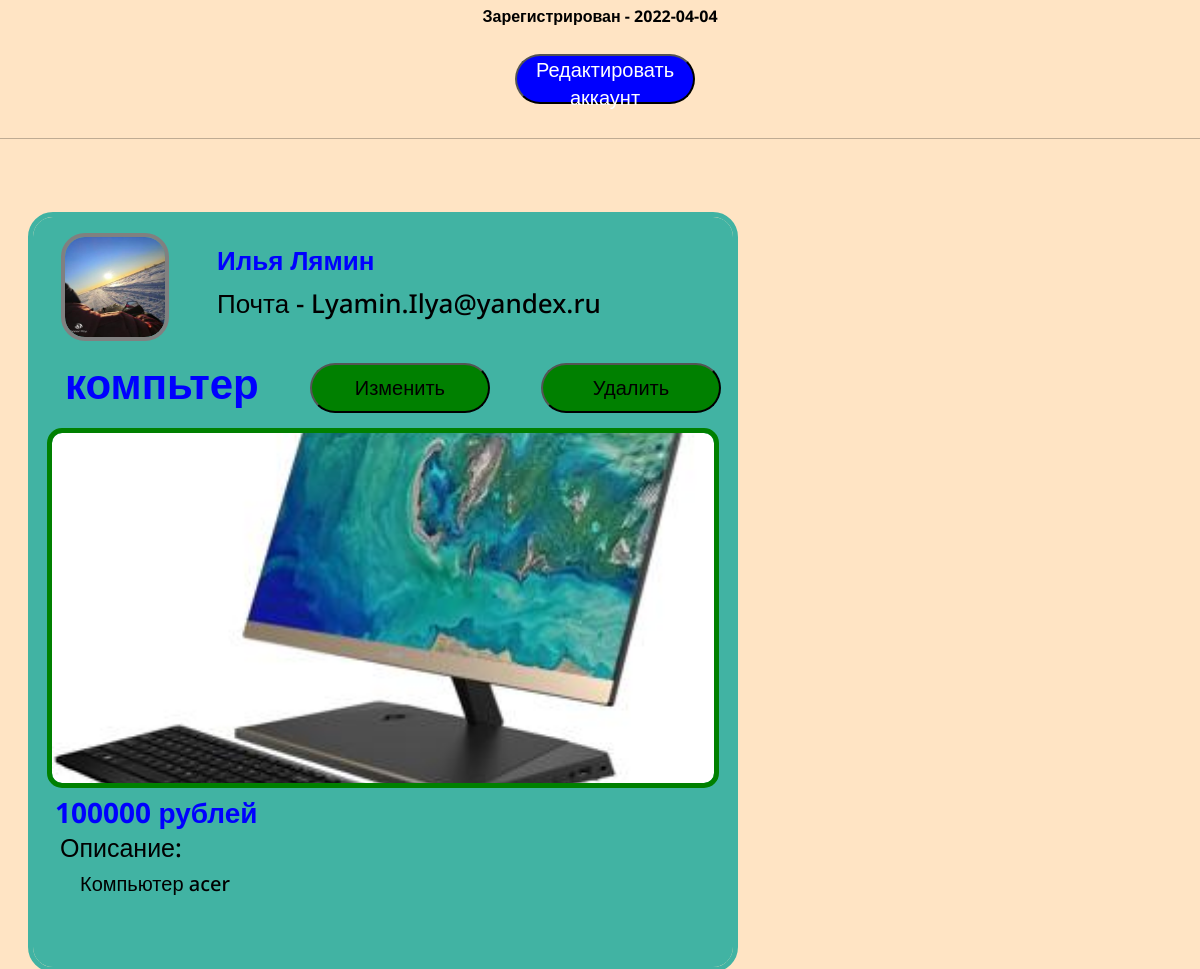
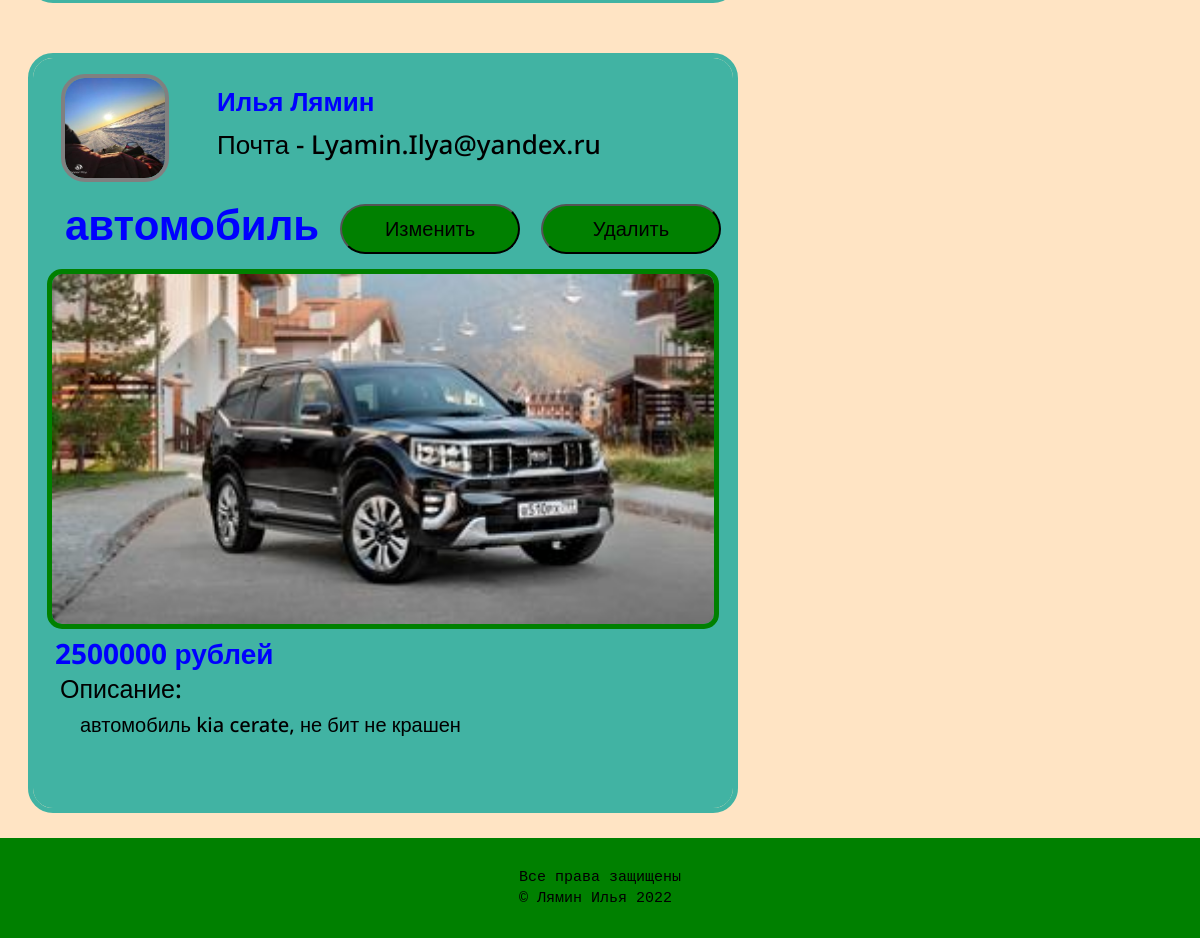
Before: /account (signed in, lower part) with the older database file (2 pictures, top to bottom).
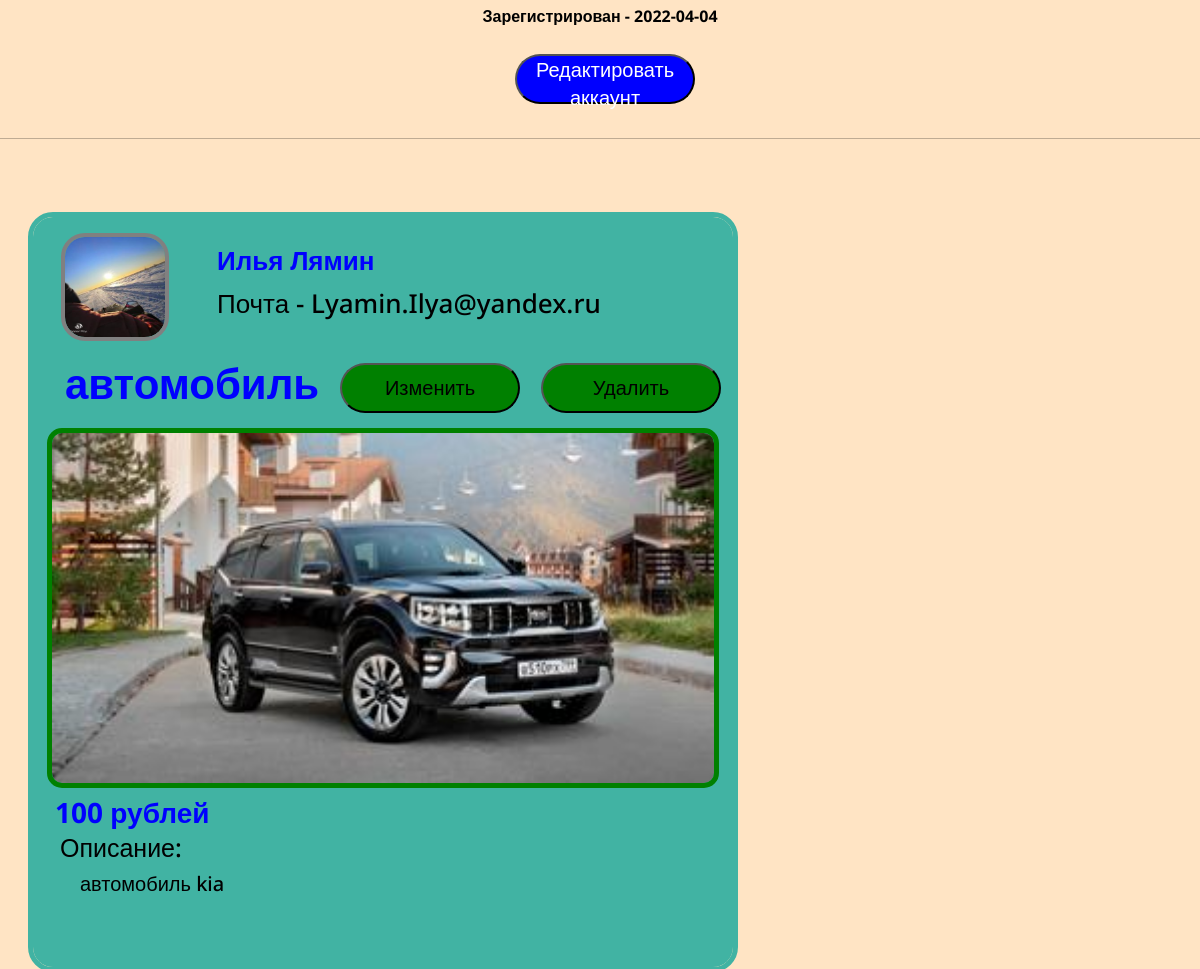
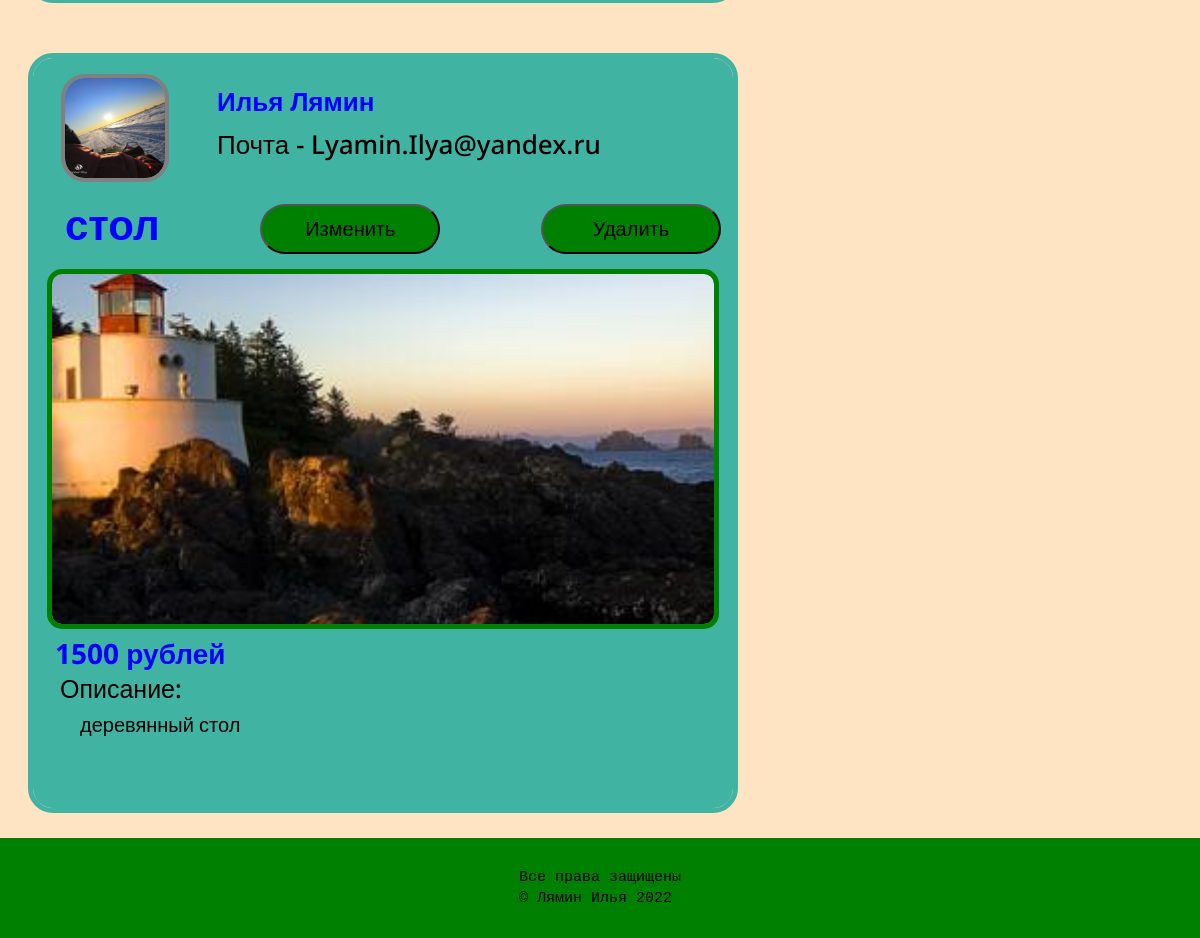
After: the same page with the newer database file (2 pictures, top to bottom).
### data/products.py (models this page shows)
class Products(SqlAlchemyBase, UserMixin, SerializerMixin):
    __tablename__ = 'products'
    id = sqlalchemy.Column(sqlalchemy.Integer, primary_key=True, autoincrement=True)
    user_id = sqlalchemy.Column(sqlalchemy.Integer, sqlalchemy.ForeignKey('users.id'))
    product = sqlalchemy.Column(sqlalchemy.String, default='без названия')
    price = sqlalchemy.Column(sqlalchemy.Integer)
    photo = sqlalchemy.Column(sqlalchemy.String, default='default.jpg')
    about = sqlalchemy.Column(sqlalchemy.Text, default='Без описания')
    author = orm.relation('User')

### data/users.py (models this page shows)
class User(SqlAlchemyBase, UserMixin, SerializerMixin):
    __tablename__ = 'users'
    id = sqlalchemy.Column(sqlalchemy.Integer, primary_key=True, autoincrement=True)
    surname = sqlalchemy.Column(sqlalchemy.String, name='surname')
    name = sqlalchemy.Column(sqlalchemy.String, name='name')
    age = sqlalchemy.Column(sqlalchemy.Integer, name='age')
    photo = sqlalchemy.Column(sqlalchemy.String, default='default.jpg')
    town = sqlalchemy.Column(sqlalchemy.String, name='town', default='Moscow')
    email = sqlalchemy.Column(sqlalchemy.String, name='email')
    password = sqlalchemy.Column(sqlalchemy.String, name='password')
    register_date = sqlalchemy.Column(sqlalchemy.DateTime, name='register_date', default=datetime.datetime.now())
    products = orm.relation("Products", back_populates='author')

### main.py (the view)
@app.route('/account')
def account():
    db_sess = db_session.create_session()
    user = db_sess.query(User).filter(User.id == current_user.id).first()
    date = str(user.register_date).split()[0]
    image_file = url_for('static',
                         filename='img/profile_pics/' + current_user.name + '/account_image/' + current_user.photo)
    return render_template('account.html', title='Аккаунт', user=user, date=date, image_file=image_file)

### data/db_session.py (called while the page is built)
def create_session() -> Session:
    global __factory
    return __factory()

### main.py (called while the page is built)
@login_manager.user_loader
def load_user(user_id):
    db_sess = db_session.create_session()
    return db_sess.query(User).get(user_id)

### templates/account.html (shortened to what this page needs)
{% extends 'layout.html'%}
{% block content %}
<div class="center_account">
    <div class="account_img">
        {% if user.photo == 'default.jpg' %}
            <img src="{{url_for('static', filename='img/аккаунт_по_умолчанию.jpg')}}">
            <p>Почта - {{ user.email }}</p>
            <p>Зарегистрирован - {{ date }}</p>
            <a href="/edit_account"><button>Редактировать аккаунт</button></a>
        {% else %}
            <p>Зарегистрирован - {{ date }}</p>
            <a href="/edit_account"><button>Редактировать аккаунт</button></a>
        {% endif %}
    </div>
    <hr>
    <div class="container mt-5">
        <div class="row">
            {% for i in user.products %}
                <div class="product">
                    {% if i.author.photo != 'default.jpg' %}
                        <div class="short_user">
                            <img src="{{ image_file }}"
                            alt="" style="width:100px; height: 100px;">
                            <ul>
                                <li><label style="color: blue;font-weight: 700">{{ i.author.name }} {{ i.author.surname }}</label></li>
                                <li><label>Почта - {{ i.author.email }}</label></li>
                            </ul>
                        </div>
                    {% endif %}
                    {% if current_user.id == i.author.id %}
                        <div class="info">
                            <h3>{{i.product}}</h3>
                            <a href="/edit_product/{{ i.id }}"><button>Изменить</button></a>
                            <a href="#zatemnenie_1"><button>Удалить</button></a>
                        </div>
                    {% endif %}
                    <div class="image">
                        {% if i.photo != 'default.jpg' %}
                            <img src="{{url_for('static', filename='img/profile_pics/' + i.author.name + '/products_image/' + i.photo)}}">
                        {% else %}
                            <img src="{{url_for('static', filename='img/продукт_по_умолчанию.jpg')}}">
                        {% endif %}
                    </div>
                    {% if current_user.is_authenticated and current_user.id != i.author.id %}
                        <div class="info-price">
                            <span class="price">{{i.price}} <smal>рублей</smal></span>
                            <a href="/buy/{{ i.id }}"><button class="buy"><ion-icon name="cart-outline"></ion-icon></button></a>
                        </div>
                    {% else %}
                        <div class="info-price">
                            <span class="price">{{i.price}} <smal>рублей</smal></span>
                        </div>
                    {% endif %}
                    <div class="about">
                        <h1>Описание:</h1><br>
                        <h2>{{ i.about }} </h2>
                    </div>
                </div>
            {% endfor %}
        </div>
    </div>
</div>
{% endblock content %}

Changed rows visible on the page:
changed Products: product "компьтер" → "автомобиль"; photo.name: a different picture; price "100000" → "100"; about "Компьютер acer" → "автомобиль kia"
changed Products: product "автомобиль" → "стол"; photo.name: a different picture; price "2500000" → "1500"; about "автомобиль kia cerate, не бит не крашен" → "деревянный стол"
